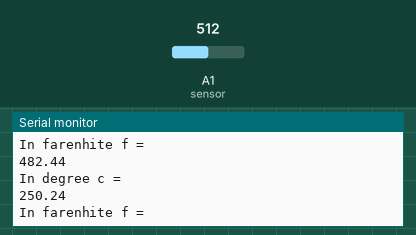
A sketch run on a simulated Arduino Uno, built with avr-gcc and run on an emulated ATmega328P. On the bench: the last lines printed to the serial monitor. Inputs (shaded band) come from the test bench; at power-on: A1 (sensor) = 512.

Above: at 1.2 s.
1.3 s: A1 (sensor) set to 218
At 2.0 s:
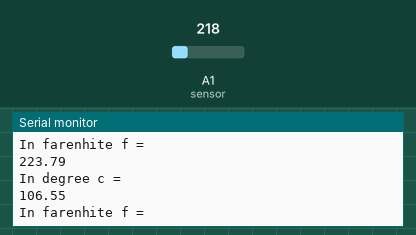
4.3 s: A1 (sensor) set to 189
At 5.3 s:
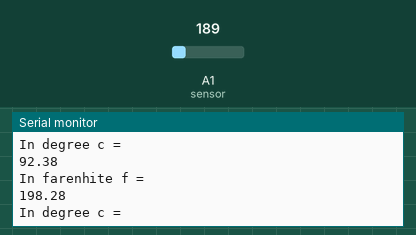
Timing chart, 0 to 7.3 s (numbered marks = the images above; inputs shaded):
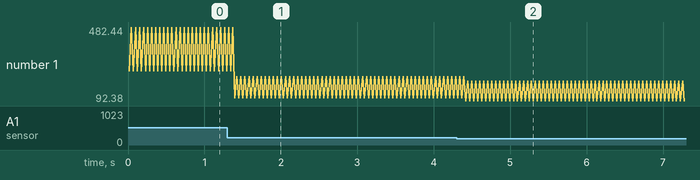

Measured:
- the behaviour switches between 205 and 204 on A1 (sensor) (found by bisection; images 1 and 2)
- after the input at 1.3 s, the serial monitor: prints a new line after 0.10 s (image 1)
- after the input at 4.3 s, the serial monitor: prints a new line after 0.12 s (image 2)
- plotted number 1: 250.24 → 223.79 after the input at 1.3 s, 223.79 → 198.28 after the input at 4.3 s

The sketch:

LM35_temp_sensor.ino
```cpp
int sensor = A1;
float tempc, tempf, vout;

void setup() {
  pinMode(sensor, INPUT);
  Serial.begin(9600);
}

void loop() {
  vout = analogRead(sensor);
  vout = (vout*500)/1023;
  tempc = vout;
  tempf = (vout*1.8)+32;

  Serial.println("In degree c = ");
  Serial.println(tempc);

  Serial.println("In farenhite f = ");
  Serial.println(tempf);
}
```
